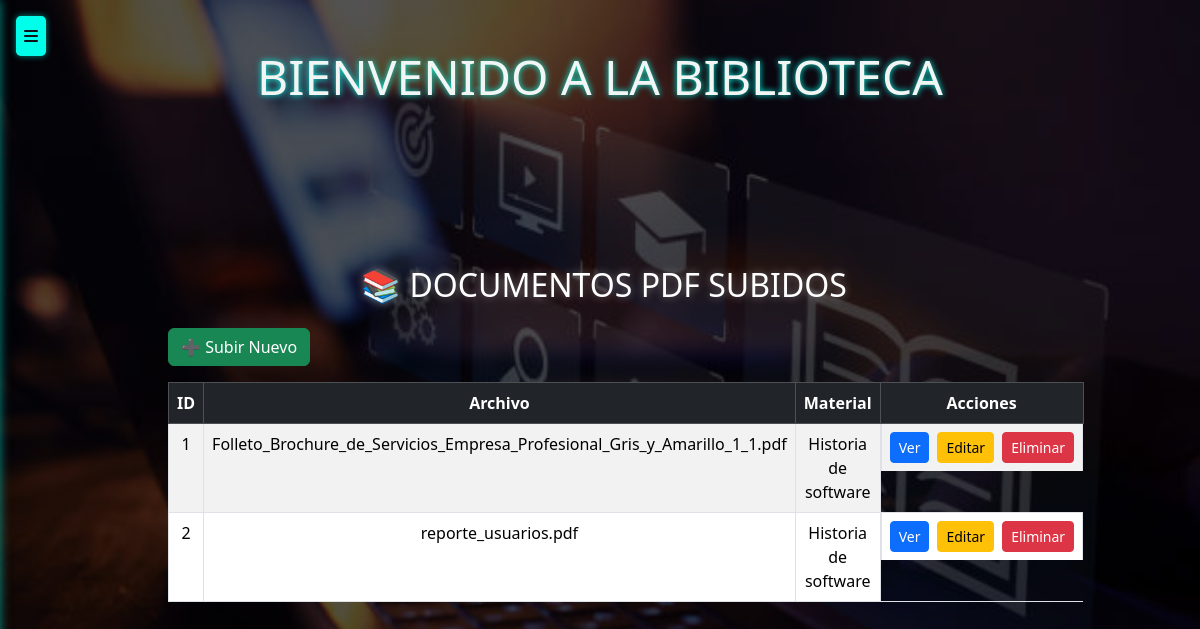
Screenshot of /documentos/ (signed in) with the database file from the repository.
### models/documento_model.py (models this page shows, shortened)
class Documento(db.Model):
    __tablename__ = "documentos"
    id_documento = db.Column(db.Integer, primary_key=True)
    id_material = db.Column(db.Integer, db.ForeignKey('materiales.id_material'), nullable=False)
    nombre = db.Column(db.String(150), nullable=False)
    material = db.relationship('Material', back_populates = 'documento')
    @property
    def id(self):
        return self.id_documento

### models/material_model.py (models this page shows, shortened)
class Material(db.Model):
    __tablename__ = 'materiales'
    id_material = db.Column(db.Integer, primary_key=True)
    tipo = db.Column(db.String(50), nullable=False)
    titulo = db.Column(db.String(100), nullable=False)
    fecha_ingreso = db.Column(db.String(20), nullable=False)
    estado = db.Column(db.String(20), nullable=False)
    id_categoria = db.Column(db.Integer, db.ForeignKey('categoria.id_cat'),nullable=False)
    id_autor = db.Column(db.Integer, db.ForeignKey('autores.id_autor'), nullable=False)
    id_materia = db.Column(db.Integer, db.ForeignKey('materias.id_materia'), nullable=False)
    id_donador = db.Column(db.Integer, db.ForeignKey('donadores.id_donador'))
    categoria = db.relationship('Categoria', back_populates='materiales')
    libro = db.relationship('Libro', back_populates='material')
    autor = db.relationship('Autores', back_populates='materiales')
    audio = db.relationship('Audio', back_populates = 'material')
    proyecto_academico = db.relationship('Proyecto', back_populates='material')
    video = db.relationship('Video', back_populates='material')
    materia = db.relationship('Materia', back_populates='material')
    donador = db.relationship('Donador', back_populates='material')
    documento = db.relationship('Documento', back_populates='material')

### controllers/documento_controllers.py (the view)
@documentos_bp.route('/')
def index():
    documentos = Documento.query.all()
    return render_template('documentos/index.html', documentos=documentos)

### templates/documentos/index.html (shortened to what this page needs)
{% extends 'base.html' %}
{% block content %}
<div class="container mt-4" style="max-width: 900px;">
  <h2 class="text-center mb-4 ">📚 Documentos PDF Subidos</h2>
  <a href="{{ url_for('documentos.subir_pdf') }}" class="btn btn-success mb-3">➕ Subir Nuevo</a>
  <table class="table table-bordered table-striped text-center mx-auto">
    <thead class="table-dark">
      <tr>
        <th>ID</th>
        <th>Archivo</th>
        <th>Material</th>
        <th>Acciones</th>
      </tr>
    </thead>
    <tbody>
      {% for doc in documentos %}
      <tr>
        <td>{{ doc.id_documento }}</td>
        <td>{{ doc.nombre }}</td>
        <td>{{ doc.material.titulo }}</td>
        <td class="d-flex justify-content-center gap-2">
          <a href="{{ url_for('static', filename='pdf/' + doc.nombre) }}" target="_blank" class="btn btn-primary btn-sm">Ver</a>
          <a href="{{ url_for('documentos.editar', id=doc.id) }}" class="btn btn-warning btn-sm">Editar</a>
          <form method="POST" action="{{ url_for('documentos.eliminar', id=doc.id) }}" style="display:inline;" onsubmit="return confirm('¿Eliminar este documento?');">
            <button type="submit" class="btn btn-danger btn-sm">Eliminar</button>
          </form>
        </td>
      </tr>
      {% else %}
      <tr>
        <td colspan="4" class="text-center">No hay documentos subidos.</td>
      </tr>
      {% endfor %}
    </tbody>
  </table>
</div>
{% endblock %}

### templates/base.html (style rules this page uses)
body { background-image: url("/static/fondobiblio.jpg"); background-size: cover; background-repeat: no-repeat; background-position: center; background-attachment: fixed; min-height: 100vh; }
body::before { content: ""; position: fixed; top: 0; left: 0; width: 100%; height: 100%; background-color: rgba(0,0,0,0.65); z-index: -1; pointer-events: none; }
h1, h2 { color: #fff; text-shadow: 0 0 8px rgba(255,255,255,0.4); text-transform: uppercase; }
.container { padding-left: 1rem; padding-top: 4rem; }

### rows the page displays
Documento: id_documento "1", nombre "Folleto_Brochure_de_Servicios_Empresa_Profesional_Gris_y_Amarillo_1_1.pdf", material.titulo "Historia de software"
Documento: id_documento "2", nombre "reporte_usuarios.pdf", material.titulo "Historia de software"
